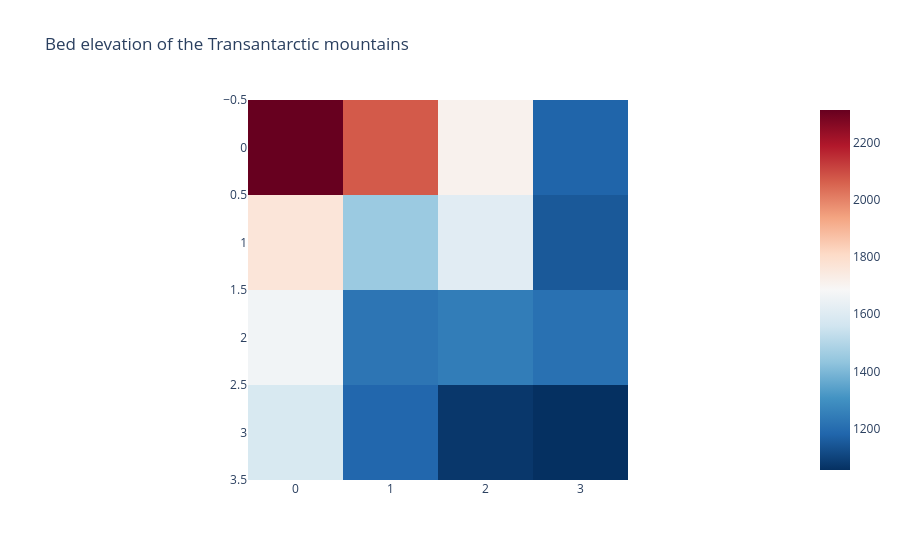

The code cell stored with this chart in its notebook:
### Code cell
fig = px.imshow(bed_magnified.squeeze(), 
                color_continuous_scale = 'RdBu_r',
                # DEFAULT for matrices: only tensor because of conversion
                origin = "upper", title = "Bed elevation of the Transantarctic mountains")
fig.show()

### Figure 1 — Plotly figure (JSON) as saved in the notebook; plotly's stock layout.template omitted (floating-point values rounded to 4 significant figures)
{"data": [{"coloraxis": "coloraxis", "hovertemplate": "x: %{x}<br>y: %{y}<br>color: %{z}<extra></extra>", "name": "0", "type": "heatmap", "xaxis": "x", "yaxis": "y", "z": [[2316.0, 2074.0, 1712.0, 1177.0], [1764.0, 1452.0, 1611.0, 1149.0], [1665.0, 1223.0, 1245.0, 1211.0], [1584.0, 1184.0, 1071.0, 1054.0]]}], "layout": {"coloraxis": {"colorscale": [[0, "rgb(5,48,97)"], [0.1, "rgb(33,102,172)"], [0.2, "rgb(67,147,195)"], [0.3, "rgb(146,197,222)"], [0.4, "rgb(209,229,240)"], [0.5, "rgb(247,247,247)"], [0.6, "rgb(253,219,199)"], [0.7, "rgb(244,165,130)"], [0.8, "rgb(214,96,77)"], [0.9, "rgb(178,24,43)"], [1, "rgb(103,0,31)"]]}, "title": {"text": "Bed elevation of the Transantarctic mountains"}, "xaxis": {"anchor": "y", "constrain": "domain", "domain": [0, 1], "scaleanchor": "y"}, "yaxis": {"anchor": "x", "autorange": "reversed", "constrain": "domain", "domain": [0, 1]}}}
